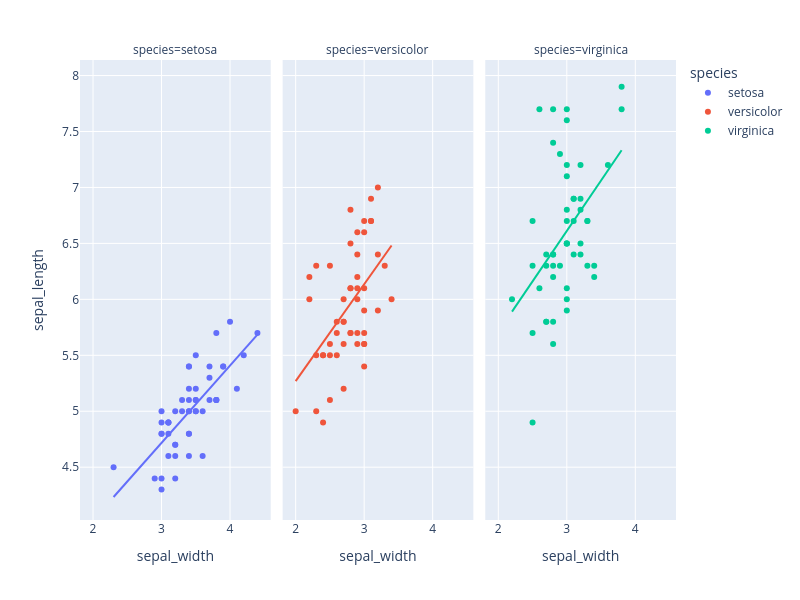

Source (notebook cell):
### Code cell
fig = px.scatter(df,x = 'sepal_width',y = 'sepal_length',
                 color = 'species',facet_col = 'species',
                 width = 800,height = 600,
                 #会自动挑选线性回归分组,优先用color
                 trendline = 'ols')
fig.show()
fig.write_image('Figures/px_iris_fig6.svg')

### Figure 1 — Plotly figure (JSON) as saved in the notebook; plotly's stock layout.template omitted (floating-point values rounded to 4 significant figures)
{"data": [{"hovertemplate": "species=setosa<br>sepal_width=%{x}<br>sepal_length=%{y}<extra></extra>", "legendgroup": "setosa", "marker": {"color": "#636efa", "symbol": "circle"}, "mode": "markers", "name": "setosa", "orientation": "v", "showlegend": true, "type": "scatter", "x": [3.5, 3.0, 3.2, 3.1, 3.6, 3.9, 3.4, 3.4, 2.9, 3.1, 3.7, 3.4, 3.0, 3.0, 4.0, 4.4, 3.9, 3.5, 3.8, 3.8, 3.4, 3.7, 3.6, 3.3, 3.4, 3.0, 3.4, 3.5, 3.4, 3.2, 3.1, 3.4, 4.1, 4.2, 3.1, 3.2, 3.5, 3.1, 3.0, 3.4, 3.5, 2.3, 3.2, 3.5, 3.8, 3.0, 3.8, 3.2, 3.7, 3.3], "xaxis": "x", "y": [5.1, 4.9, 4.7, 4.6, 5.0, 5.4, 4.6, 5.0, 4.4, 4.9, 5.4, 4.8, 4.8, 4.3, 5.8, 5.7, 5.4, 5.1, 5.7, 5.1, 5.4, 5.1, 4.6, 5.1, 4.8, 5.0, 5.0, 5.2, 5.2, 4.7, 4.8, 5.4, 5.2, 5.5, 4.9, 5.0, 5.5, 4.9, 4.4, 5.1, 5.0, 4.5, 4.4, 5.0, 5.1, 4.8, 5.1, 4.6, 5.3, 5.0], "yaxis": "y"}, {"hovertemplate": "<b>OLS trendline</b><br>sepal_length = 0.690854 * sepal_width + 2.64466<br>R<sup>2</sup>=0.557681<br><br>species=setosa<br>sepal_width=%{x}<br>sepal_length=%{y} <b>(trend)</b><extra></extra>", "legendgroup": "setosa", "marker": {"color": "#636efa", "symbol": "circle"}, "mode": "lines", "name": "setosa", "showlegend": false, "type": "scatter", "x": [2.3, 2.9, 3.0, 3.0, 3.0, 3.0, 3.0, 3.0, 3.1, 3.1, 3.1, 3.1, 3.1, 3.2, 3.2, 3.2, 3.2, 3.2, 3.3, 3.3, 3.4, 3.4, 3.4, 3.4, 3.4, 3.4, 3.4, 3.4, 3.4, 3.5, 3.5, 3.5, 3.5, 3.5, 3.5, 3.6, 3.6, 3.7, 3.7, 3.7, 3.8, 3.8, 3.8, 3.8, 3.9, 3.9, 4.0, 4.1, 4.2, 4.4], "xaxis": "x", "y": [4.234, 4.648, 4.717, 4.717, 4.717, 4.717, 4.717, 4.717, 4.786, 4.786, 4.786, 4.786, 4.786, 4.855, 4.855, 4.855, 4.855, 4.855, 4.924, 4.924, 4.994, 4.994, 4.994, 4.994, 4.994, 4.994, 4.994, 4.994, 4.994, 5.063, 5.063, 5.063, 5.063, 5.063, 5.063, 5.132, 5.132, 5.201, 5.201, 5.201, 5.27, 5.27, 5.27, 5.27, 5.339, 5.339, 5.408, 5.477, 5.546, 5.684], "yaxis": "y"}, {"hovertemplate": "species=versicolor<br>sepal_width=%{x}<br>sepal_length=%{y}<extra></extra>", "legendgroup": "versicolor", "marker": {"color": "#EF553B", "symbol": "circle"}, "mode": "markers", "name": "versicolor", "orientation": "v", "showlegend": true, "type": "scatter", "x": [3.2, 3.2, 3.1, 2.3, 2.8, 2.8, 3.3, 2.4, 2.9, 2.7, 2.0, 3.0, 2.2, 2.9, 2.9, 3.1, 3.0, 2.7, 2.2, 2.5, 3.2, 2.8, 2.5, 2.8, 2.9, 3.0, 2.8, 3.0, 2.9, 2.6, 2.4, 2.4, 2.7, 2.7, 3.0, 3.4, 3.1, 2.3, 3.0, 2.5, 2.6, 3.0, 2.6, 2.3, 2.7, 3.0, 2.9, 2.9, 2.5, 2.8], "xaxis": "x2", "y": [7.0, 6.4, 6.9, 5.5, 6.5, 5.7, 6.3, 4.9, 6.6, 5.2, 5.0, 5.9, 6.0, 6.1, 5.6, 6.7, 5.6, 5.8, 6.2, 5.6, 5.9, 6.1, 6.3, 6.1, 6.4, 6.6, 6.8, 6.7, 6.0, 5.7, 5.5, 5.5, 5.8, 6.0, 5.4, 6.0, 6.7, 6.3, 5.6, 5.5, 5.5, 6.1, 5.8, 5.0, 5.6, 5.7, 5.7, 6.2, 5.1, 5.7], "yaxis": "y2"}, {"hovertemplate": "<b>OLS trendline</b><br>sepal_length = 0.865078 * sepal_width + 3.53973<br>R<sup>2</sup>=0.276582<br><br>species=versicolor<br>sepal_width=%{x}<br>sepal_length=%{y} <b>(trend)</b><extra></extra>", "legendgroup": "versicolor", "marker": {"color": "#EF553B", "symbol": "circle"}, "mode": "lines", "name": "versicolor", "showlegend": false, "type": "scatter", "x": [2.0, 2.2, 2.2, 2.3, 2.3, 2.3, 2.4, 2.4, 2.4, 2.5, 2.5, 2.5, 2.5, 2.6, 2.6, 2.6, 2.7, 2.7, 2.7, 2.7, 2.7, 2.8, 2.8, 2.8, 2.8, 2.8, 2.8, 2.9, 2.9, 2.9, 2.9, 2.9, 2.9, 2.9, 3.0, 3.0, 3.0, 3.0, 3.0, 3.0, 3.0, 3.0, 3.1, 3.1, 3.1, 3.2, 3.2, 3.2, 3.3, 3.4], "xaxis": "x2", "y": [5.27, 5.443, 5.443, 5.529, 5.529, 5.529, 5.616, 5.616, 5.616, 5.702, 5.702, 5.702, 5.702, 5.789, 5.789, 5.789, 5.875, 5.875, 5.875, 5.875, 5.875, 5.962, 5.962, 5.962, 5.962, 5.962, 5.962, 6.048, 6.048, 6.048, 6.048, 6.048, 6.048, 6.048, 6.135, 6.135, 6.135, 6.135, 6.135, 6.135, 6.135, 6.135, 6.221, 6.221, 6.221, 6.308, 6.308, 6.308, 6.394, 6.481], "yaxis": "y2"}, {"hovertemplate": "species=virginica<br>sepal_width=%{x}<br>sepal_length=%{y}<extra></extra>", "legendgroup": "virginica", "marker": {"color": "#00cc96", "symbol": "circle"}, "mode": "markers", "name": "virginica", "orientation": "v", "showlegend": true, "type": "scatter", "x": [3.3, 2.7, 3.0, 2.9, 3.0, 3.0, 2.5, 2.9, 2.5, 3.6, 3.2, 2.7, 3.0, 2.5, 2.8, 3.2, 3.0, 3.8, 2.6, 2.2, 3.2, 2.8, 2.8, 2.7, 3.3, 3.2, 2.8, 3.0, 2.8, 3.0, 2.8, 3.8, 2.8, 2.8, 2.6, 3.0, 3.4, 3.1, 3.0, 3.1, 3.1, 3.1, 2.7, 3.2, 3.3, 3.0, 2.5, 3.0, 3.4, 3.0], "xaxis": "x3", "y": [6.3, 5.8, 7.1, 6.3, 6.5, 7.6, 4.9, 7.3, 6.7, 7.2, 6.5, 6.4, 6.8, 5.7, 5.8, 6.4, 6.5, 7.7, 7.7, 6.0, 6.9, 5.6, 7.7, 6.3, 6.7, 7.2, 6.2, 6.1, 6.4, 7.2, 7.4, 7.9, 6.4, 6.3, 6.1, 7.7, 6.3, 6.4, 6.0, 6.9, 6.7, 6.9, 5.8, 6.8, 6.7, 6.7, 6.3, 6.5, 6.2, 5.9], "yaxis": "y3"}, {"hovertemplate": "<b>OLS trendline</b><br>sepal_length = 0.901534 * sepal_width + 3.90684<br>R<sup>2</sup>=0.209057<br><br>species=virginica<br>sepal_width=%{x}<br>sepal_length=%{y} <b>(trend)</b><extra></extra>", "legendgroup": "virginica", "marker": {"color": "#00cc96", "symbol": "circle"}, "mode": "lines", "name": "virginica", "showlegend": false, "type": "scatter", "x": [2.2, 2.5, 2.5, 2.5, 2.5, 2.6, 2.6, 2.7, 2.7, 2.7, 2.7, 2.8, 2.8, 2.8, 2.8, 2.8, 2.8, 2.8, 2.8, 2.9, 2.9, 3.0, 3.0, 3.0, 3.0, 3.0, 3.0, 3.0, 3.0, 3.0, 3.0, 3.0, 3.0, 3.1, 3.1, 3.1, 3.1, 3.2, 3.2, 3.2, 3.2, 3.2, 3.3, 3.3, 3.3, 3.4, 3.4, 3.6, 3.8, 3.8], "xaxis": "x3", "y": [5.89, 6.161, 6.161, 6.161, 6.161, 6.251, 6.251, 6.341, 6.341, 6.341, 6.341, 6.431, 6.431, 6.431, 6.431, 6.431, 6.431, 6.431, 6.431, 6.521, 6.521, 6.611, 6.611, 6.611, 6.611, 6.611, 6.611, 6.611, 6.611, 6.611, 6.611, 6.611, 6.611, 6.702, 6.702, 6.702, 6.702, 6.792, 6.792, 6.792, 6.792, 6.792, 6.882, 6.882, 6.882, 6.972, 6.972, 7.152, 7.333, 7.333], "yaxis": "y3"}], "layout": {"annotations": [{"font": {}, "showarrow": false, "text": "species=setosa", "x": 0.16, "xanchor": "center", "xref": "paper", "y": 1, "yanchor": "bottom", "yref": "paper"}, {"font": {}, "showarrow": false, "text": "species=versicolor", "x": 0.5, "xanchor": "center", "xref": "paper", "y": 1, "yanchor": "bottom", "yref": "paper"}, {"font": {}, "showarrow": false, "text": "species=virginica", "x": 0.84, "xanchor": "center", "xref": "paper", "y": 1, "yanchor": "bottom", "yref": "paper"}], "height": 600, "legend": {"title": {"text": "species"}, "tracegroupgap": 0}, "margin": {"t": 60}, "width": 800, "xaxis": {"anchor": "y", "domain": [0, 0.32], "title": {"text": "sepal_width"}}, "xaxis2": {"anchor": "y2", "domain": [0.34, 0.66], "matches": "x", "title": {"text": "sepal_width"}}, "xaxis3": {"anchor": "y3", "domain": [0.68, 1.0], "matches": "x", "title": {"text": "sepal_width"}}, "yaxis": {"anchor": "x", "domain": [0, 1], "title": {"text": "sepal_length"}}, "yaxis2": {"anchor": "x2", "domain": [0, 1], "matches": "y", "showticklabels": false}, "yaxis3": {"anchor": "x3", "domain": [0, 1], "matches": "y", "showticklabels": false}}}
